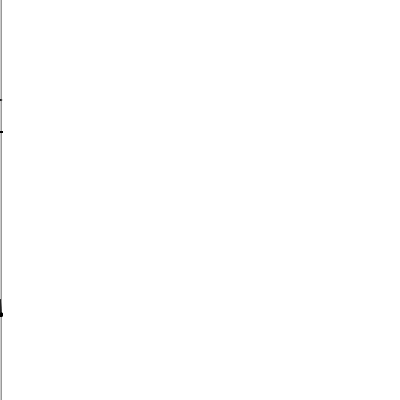
Frame 1 (no input)
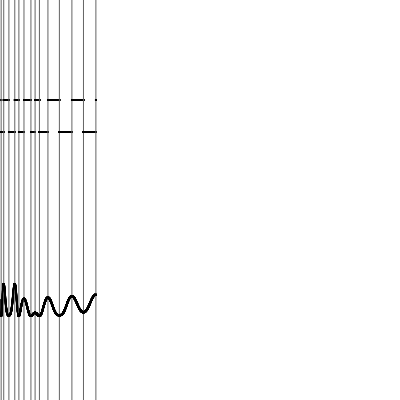
Frame 60 (no input)
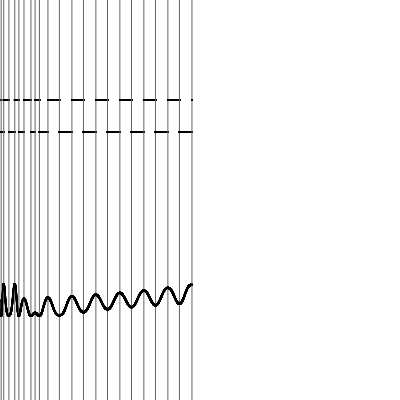
Frame 120 (the mouse pressed at the canvas centre since frame 60)

The p5.js sketch that drew these frames (run headless with seeded random() and noise() and a simulated clock; from frame 60 on, the mouse is pressed at the canvas centre):

// p5.js sketch
// ── sketch.js
let x = 0;
let y = 0;

let posHistory = [];
let isValPositive = false;

let h = 0;

let outputValue = 0;

function setup() {
  createCanvas(400, 400);
  background(255);
  
  stroke(0);
  strokeWeight(2);
  
  posHistory[0] = 0;
  posHistory[1] = 0;
  posHistory[2] = 0;
}

function draw() {
  for(let i = 0; i < 100; i ++) {
    y = smoothFunction(x);
    point(x*16, y*16 + 300); 
    
    stroke(0);
    
    //Update the position history
    posHistory[2] = posHistory[1];
    posHistory[1] = posHistory[0];
    posHistory[0] = y;
    
    //See if the velocity has changed
    if (sig(posHistory[2] - posHistory[1]) !=
         sig(posHistory[1] - posHistory[0])) {
      
      isValPositive = !isValPositive; 
      strokeWeight(1);
      stroke(100);
      line(x*16, 0, x*16, height);
      stroke(0);
      strokeWeight(2);
    }
    
    y = 0;
    if (isValPositive) { y = 1; }
    point(x*16, y*32 + 100);
    
    
    // Increment X
    x += 0.001;
  }
}

function smoothFunction (x) {
  
  let a = 0;
  for(let i = 0; i < 10; i ++) {
    a += sin(x*(i+1)*0.4); 
  }
  
  return(sin(a));
}

function sig (x) {
  if(x > 0) {
    return(1);
  }
  
  return(0);
}
